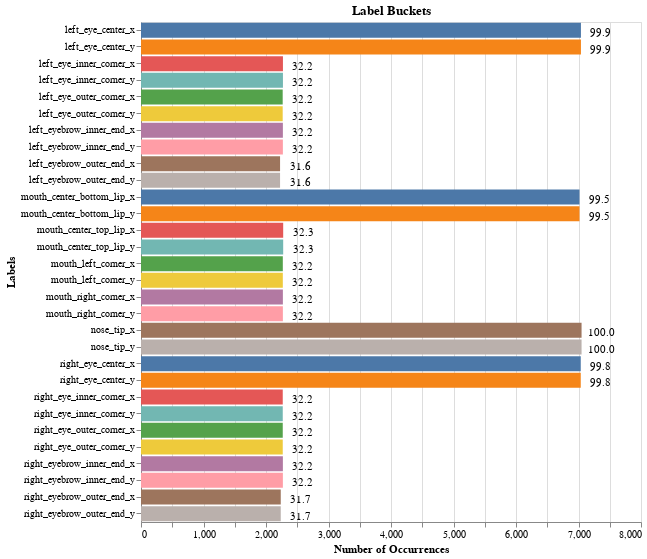

The cell this chart's notebook holds for it:
### Code cell
print_nice_plot()

### Figure 1 — Vega-Lite specification as saved in the notebook (floating-point values rounded to 4 significant figures)
{"config": {"view": {"continuousWidth": 400, "continuousHeight": 300}}, "layer": [{"mark": "bar", "encoding": {"color": {"type": "nominal", "field": "labels", "legend": null}, "detail": {"type": "nominal", "field": "labels"}, "x": {"type": "quantitative", "axis": {"title": "Number of Occurrences"}, "field": "count"}, "y": {"type": "nominal", "axis": {"title": "Labels"}, "field": "labels"}}, "height": 500, "title": "Label Buckets", "width": 500}, {"mark": {"type": "text", "color": "black", "dx": 20, "dy": 3}, "encoding": {"detail": {"type": "nominal", "field": "labels"}, "text": {"type": "quantitative", "field": "percent_available", "format": ".1f"}, "x": {"type": "quantitative", "field": "count", "stack": "zero"}, "y": {"type": "nominal", "field": "labels"}}}], "data": {"name": "data-b6881b967b00482efb4fe2f901daea7b"}, "$schema": "https://vega.github.io/schema/vega-lite/v4.8.1.json", "datasets": {"data-b6881b967b00482efb4fe2f901daea7b": [{"count": 7039.0, "mean": 66.36, "range": 71.93, "percent_available": 99.86, "labels": "left_eye_center_x"}, {"count": 7039.0, "mean": 37.65, "range": 78.89, "percent_available": 99.86, "labels": "left_eye_center_y"}, {"count": 7036.0, "mean": 30.31, "range": 84.35, "percent_available": 99.82, "labels": "right_eye_center_x"}, {"count": 7036.0, "mean": 37.98, "range": 77.18, "percent_available": 99.82, "labels": "right_eye_center_y"}, {"count": 2271.0, "mean": 59.16, "range": 65.38, "percent_available": 32.22, "labels": "left_eye_inner_corner_x"}, {"count": 2271.0, "mean": 37.94, "range": 39.37, "percent_available": 32.22, "labels": "left_eye_inner_corner_y"}, {"count": 2267.0, "mean": 73.33, "range": 67.69, "percent_available": 32.16, "labels": "left_eye_outer_corner_x"}, {"count": 2267.0, "mean": 37.71, "range": 38.37, "percent_available": 32.16, "labels": "left_eye_outer_corner_y"}, {"count": 2268.0, "mean": 36.65, "range": 64.96, "percent_available": 32.17, "labels": "right_eye_inner_corner_x"}, {"count": 2268.0, "mean": 37.99, "range": 43.56, "percent_available": 32.17, "labels": "right_eye_inner_corner_y"}, {"count": 2268.0, "mean": 22.38, "range": 57.45, "percent_available": 32.17, "labels": "right_eye_outer_corner_x"}, {"count": 2268.0, "mean": 38.03, "range": 45.62, "percent_available": 32.17, "labels": "right_eye_outer_corner_y"}, {"count": 2270.0, "mean": 56.07, "range": 61.9, "percent_available": 32.2, "labels": "left_eyebrow_inner_end_x"}, {"count": 2270.0, "mean": 29.33, "range": 45.02, "percent_available": 32.2, "labels": "left_eyebrow_inner_end_y"}, {"count": 2225.0, "mean": 79.48, "range": 62.06, "percent_available": 31.56, "labels": "left_eyebrow_outer_end_x"}, {"count": 2225.0, "mean": 29.73, "range": 49.98, "percent_available": 31.56, "labels": "left_eyebrow_outer_end_y"}, {"count": 2270.0, "mean": 39.32, "range": 69.66, "percent_available": 32.2, "labels": "right_eyebrow_inner_end_x"}, {"count": 2270.0, "mean": 29.5, "range": 45.61, "percent_available": 32.2, "labels": "right_eyebrow_inner_end_y"}, {"count": 2236.0, "mean": 15.87, "range": 54.59, "percent_available": 31.72, "labels": "right_eyebrow_outer_end_x"}, {"count": 2236.0, "mean": 30.43, "range": 53.53, "percent_available": 31.72, "labels": "right_eyebrow_outer_end_y"}, {"count": 7049.0, "mean": 48.37, "range": 76.49, "percent_available": 100.0, "labels": "nose_tip_x"}, {"count": 7049.0, "mean": 62.72, "range": 78.0, "percent_available": 100.0, "labels": "nose_tip_y"}, {"count": 2269.0, "mean": 63.29, "range": 61.84, "percent_available": 32.19, "labels": "mouth_left_corner_x"}, {"count": 2269.0, "mean": 75.97, "range": 37.65, "percent_available": 32.19, "labels": "mouth_left_corner_y"}, {"count": 2270.0, "mean": 32.9, "range": 71.77, "percent_available": 32.2, "labels": "mouth_right_corner_x"}, {"count": 2270.0, "mean": 76.18, "range": 38.82, "percent_available": 32.2, "labels": "mouth_right_corner_y"}, {"count": 2275.0, "mean": 47.98, "range": 71.38, "percent_available": 32.27, "labels": "mouth_center_top_lip_x"}, {"count": 2275.0, "mean": 72.92, "range": 37.83, "percent_available": 32.27, "labels": "mouth_center_top_lip_y"}, {"count": 7016.0, "mean": 48.57, "range": 76.9, "percent_available": 99.53, "labels": "mouth_center_bottom_lip_x"}, {"count": 7016.0, "mean": 78.97, "range": 69.96, "percent_available": 99.53, "labels": "mouth_center_bottom_lip_y"}]}}
